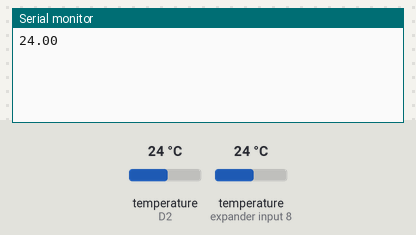
Recording of a sketch running on a simulated ESP8266 (NodeMCU). Parts: the last lines printed to the serial monitor. Inputs (shaded band) come from the test bench; at power-on: temperature (sensors on D2, expander input 8) 24 °C. WiFi joins after 1.5 s; servers stay silent unless stated.

Above: at 3.0 s.
3.1 s: temperature (sensor on D2) set to 12 °C
At 4.0 s:
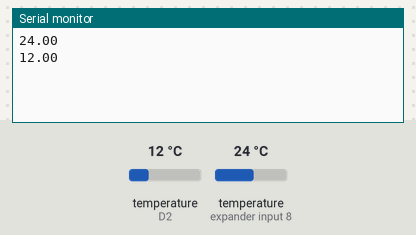
4.6 s: temperature (sensor on D2) set to 19 °C
At 5.5 s:
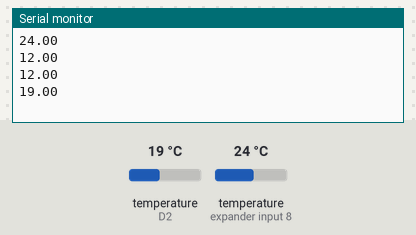
Timing chart, 0 to 7.6 s (numbered marks = the images above; inputs shaded):
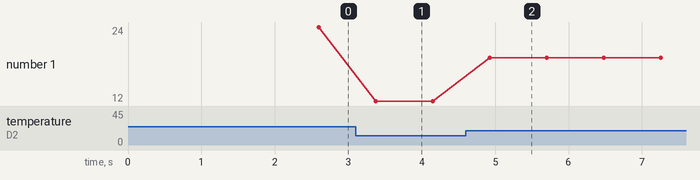

The sketch:

sketch_GitHub.ino
```cpp
#define BLYNK_PRINT Serial
#include <ESP8266WiFi.h>
#include <BlynkSimpleEsp8266.h>
#include <OneWire.h>
#include <DallasTemperature.h>

#define ONE_WIRE_BUS D2

uint32_t Timer;
int period = 900000; // 15 min между уведомлениями

float temp, temp1;

String message, theme;
String gradus = "°C";

OneWire oneWire(ONE_WIRE_BUS);
DallasTemperature sensors(&oneWire);

char auth[] = "4gq-zwm08RB2FYH9AAM0DNuyPgncN";
char ssid[] = "ssid";
char pass[] = "password";

void setup()
{
Serial.begin(115200);
Blynk.begin(auth, ssid, pass);
sensors.begin();
}

void sendTemps()
{
sensors.requestTemperatures();
temp = sensors.getTempCByIndex(0);
temp1 = sensors.getTempCByIndex(1);
Serial.println(temp);
Blynk.virtualWrite(V1, temp);
Blynk.virtualWrite(V2, temp);
}

void sendAlarm()
{
  if (temp < 14) {
   if (millis() - Timer >= period) {
    Timer = millis();
    message = String("Температура в доме опустилась ниже установленного предела в 14°C и равна ") + temp + gradus;
    theme = String("Warning sensor t =") + temp + gradus;
    Blynk.email("mymail@gmail.com", theme, message);
    Blynk.notify (theme);
   }
  }
}

void loop()
{
Blynk.run();
sendTemps();
sendAlarm();
}
```

Measured:
- after the input at 3.1 s, the serial monitor: prints a new line after 0.27 s (image 1)
- after the input at 4.6 s, the serial monitor: prints a new line after 0.33 s (image 2)
- plotted number 1: 24 → 12 after the input at 3.1 s, 12 → 19 after the input at 4.6 s
